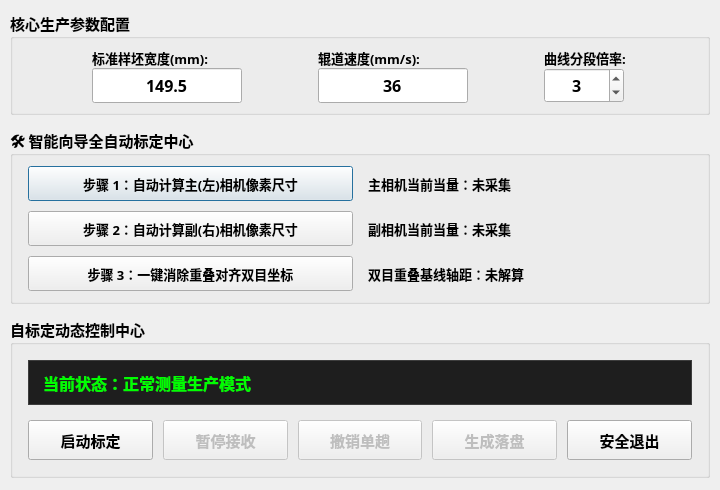
<?xml version="1.0" encoding="UTF-8"?>
<ui version="4.0">
 <class>DlgCalibration</class>
 <widget class="QDialog" name="DlgCalibration">
  <property name="geometry">
   <rect>
    <x>0</x>
    <y>0</y>
    <width>720</width>
    <height>490</height> </rect>
  </property>
  <property name="sizePolicy">
   <sizepolicy hsizetype="Fixed" vsizetype="Fixed">
    <horstretch>0</horstretch>
    <verstretch>0</verstretch>
   </sizepolicy>
  </property>
  <property name="minimumSize">
   <size>
    <width>720</width>
    <height>490</height>
   </size>
  </property>
  <property name="maximumSize">
   <size>
    <width>720</width>
    <height>490</height>
   </size>
  </property>
  <property name="windowTitle">
   <string>标准样坯在线自标定管理系统</string>
  </property>
  <layout class="QVBoxLayout" name="verticalLayout">
   <property name="spacing">
    <number>12</number>
   </property>
   <property name="leftMargin">
    <number>10</number> </property>
   <property name="topMargin">
    <number>10</number>
   </property>
   <property name="rightMargin">
    <number>10</number>
   </property>
   <property name="bottomMargin">
    <number>10</number>
   </property>

   <item>
    <widget class="QGroupBox" name="groupBox_params">
     <property name="sizePolicy">
      <sizepolicy hsizetype="Preferred" vsizetype="Fixed">
       <horstretch>0</horstretch>
       <verstretch>0</verstretch>
      </sizepolicy>
     </property>
     <property name="font">
      <font>
       <family>Alibaba PuHuiTi</family>
       <pointsize>11</pointsize>
       <weight>75</weight>
       <bold>true</bold>
      </font>
     </property>
     <property name="title">
      <string>核心生产参数配置</string>
     </property>
     <layout class="QHBoxLayout" name="horizontalLayout">
      <item>
       <layout class="QVBoxLayout" name="vLayout_width">
        <property name="spacing">
         <number>0</number>
        </property>
        <item>
         <widget class="QLabel" name="label_2">
          <property name="font">
           <font>
            <family>Alibaba PuHuiTi</family>
            <pointsize>10</pointsize>
            <weight>75</weight>
            <bold>true</bold>
           </font>
          </property>
          <property name="text">
           <string>标准样坯宽度(mm):</string>
          </property>
          <property name="alignment">
           <set>Qt::AlignLeading|Qt::AlignLeft|Qt::AlignVCenter</set>
          </property>
         </widget>
        </item>
        <item>
         <widget class="QLineEdit" name="lineEdit_calibWidth">
          <property name="sizePolicy">
           <sizepolicy hsizetype="Fixed" vsizetype="Fixed">
            <horstretch>0</horstretch>
            <verstretch>0</verstretch>
           </sizepolicy>
          </property>
          <property name="minimumSize">
           <size>
            <width>150</width>
            <height>35</height>
           </size>
          </property>
          <property name="maximumSize">
           <size>
            <width>150</width>
            <height>35</height>
           </size>
          </property>
          <property name="font">
           <font>
            <family>Alibaba PuHuiTi</family>
            <pointsize>12</pointsize>
            <weight>75</weight>
            <bold>true</bold>
           </font>
          </property>
          <property name="text">
           <string>149.5</string>
          </property>
          <property name="alignment">
           <set>Qt::AlignCenter</set>
          </property>
         </widget>
        </item>
       </layout>
      </item>
      <item>
       <layout class="QVBoxLayout" name="vLayout_speed">
        <property name="spacing">
         <number>0</number>
        </property>
        <item>
         <widget class="QLabel" name="label">
          <property name="font">
           <font>
            <family>Alibaba PuHuiTi</family>
            <pointsize>10</pointsize>
            <weight>75</weight>
            <bold>true</bold>
           </font>
          </property>
          <property name="text">
           <string>辊道速度(mm/s):</string>
          </property>
         </widget>
        </item>
        <item>
         <widget class="QLineEdit" name="lineEdit">
          <property name="sizePolicy">
           <sizepolicy hsizetype="Fixed" vsizetype="Fixed">
            <horstretch>0</horstretch>
            <verstretch>0</verstretch>
           </sizepolicy>
          </property>
          <property name="minimumSize">
           <size>
            <width>150</width>
            <height>35</height>
           </size>
          </property>
          <property name="maximumSize">
           <size>
            <width>150</width>
            <height>35</height>
           </size>
          </property>
          <property name="font">
           <font>
            <family>Alibaba PuHuiTi</family>
            <pointsize>12</pointsize>
            <weight>75</weight>
            <bold>true</bold>
           </font>
          </property>
          <property name="text">
           <string>36</string>
          </property>
          <property name="alignment">
           <set>Qt::AlignCenter</set>
          </property>
         </widget>
        </item>
       </layout>
      </item>
      <item>
       <layout class="QVBoxLayout" name="vLayout_beilv">
        <property name="spacing">
         <number>0</number>
        </property>
        <item>
         <widget class="QLabel" name="label_3">
          <property name="font">
           <font>
            <family>Alibaba PuHuiTi</family>
            <pointsize>10</pointsize>
            <weight>75</weight>
            <bold>true</bold>
           </font>
          </property>
          <property name="text">
           <string>曲线分段倍率:</string>
          </property>
         </widget>
        </item>
        <item>
         <widget class="QSpinBox" name="spinSegment">
          <property name="sizePolicy">
           <sizepolicy hsizetype="Fixed" vsizetype="Fixed">
            <horstretch>0</horstretch>
            <verstretch>0</verstretch>
           </sizepolicy>
          </property>
          <property name="minimumSize">
           <size>
            <width>80</width>
            <height>35</height>
           </size>
          </property>
          <property name="maximumSize">
           <size>
            <width>80</width>
            <height>35</height>
           </size>
          </property>
          <property name="font">
           <font>
            <family>Alibaba PuHuiTi</family>
            <pointsize>12</pointsize>
            <weight>75</weight>
            <bold>true</bold>
           </font>
          </property>
          <property name="alignment">
           <set>Qt::AlignCenter</set>
          </property>
          <property name="minimum">
           <number>1</number>
          </property>
          <property name="maximum">
           <number>5</number>
          </property>
          <property name="value">
           <number>3</number>
          </property>
         </widget>
        </item>
       </layout>
      </item>
     </layout>
    </widget>
   </item>

   <item>
    <widget class="QGroupBox" name="groupBox_autoWizard">
     <property name="sizePolicy">
      <sizepolicy hsizetype="Preferred" vsizetype="Fixed">
       <horstretch>0</horstretch>
       <verstretch>0</verstretch>
      </sizepolicy>
     </property>
     <property name="font">
      <font>
       <family>Alibaba PuHuiTi</family>
       <pointsize>11</pointsize>
       <weight>75</weight>
       <bold>true</bold>
      </font>
     </property>
     <property name="title">
      <string>🛠️ 智能向导全自动标定中心</string>
     </property>
     <layout class="QGridLayout" name="gridLayout_wizard">
      <property name="leftMargin"><number>15</number></property>
      <property name="topMargin"><number>10</number></property>
      <property name="rightMargin"><number>15</number></property>
      <property name="bottomMargin"><number>10</number></property>
      <property name="verticalSpacing"><number>10</number></property>
      <property name="horizontalSpacing"><number>15</number></property>
      <item row="0" column="0">
       <widget class="QPushButton" name="btn_autoMasterPixel">
        <property name="minimumSize"><size><width>280</width><height>35</height></size></property>
        <property name="font"><font><family>Alibaba PuHuiTi</family><pointsize>10</pointsize></font></property>
        <property name="text"><string>步骤 1：自动计算主(左)相机像素尺寸</string></property>
       </widget>
      </item>
      <item row="0" column="1">
       <widget class="QLabel" name="lbl_masterPixelRes">
        <property name="font"><font><family>Alibaba PuHuiTi</family><pointsize>10</pointsize><bold>true</bold></font></property>
        <property name="text"><string>主相机当前当量：未采集</string></property>
       </widget>
      </item>
      <item row="1" column="0">
       <widget class="QPushButton" name="btn_autoSlavePixel">
        <property name="minimumSize"><size><width>280</width><height>35</height></size></property>
        <property name="font"><font><family>Alibaba PuHuiTi</family><pointsize>10</pointsize></font></property>
        <property name="text"><string>步骤 2：自动计算副(右)相机像素尺寸</string></property>
       </widget>
      </item>
      <item row="1" column="1">
       <widget class="QLabel" name="lbl_slavePixelRes">
        <property name="font"><font><family>Alibaba PuHuiTi</family><pointsize>10</pointsize><bold>true</bold></font></property>
        <property name="text"><string>副相机当前当量：未采集</string></property>
       </widget>
      </item>
      <item row="2" column="0">
       <widget class="QPushButton" name="btn_autoBaseline">
        <property name="minimumSize"><size><width>280</width><height>35</height></size></property>
        <property name="font"><font><family>Alibaba PuHuiTi</family><pointsize>10</pointsize><bold>true</bold></font></property>
        <property name="text"><string>步骤 3：一键消除重叠对齐双目坐标</string></property>
       </widget>
      </item>
      <item row="2" column="1">
       <widget class="QLabel" name="lbl_baselineRes">
        <property name="font"><font><family>Alibaba PuHuiTi</family><pointsize>10</pointsize><bold>true</bold></font></property>
        <property name="text"><string>双目重叠基线轴距：未解算</string></property>
       </widget>
      </item>
     </layout>
    </widget>
   </item>

   <item>
    <widget class="QGroupBox" name="groupBox_calib">
     <property name="sizePolicy">
      <sizepolicy hsizetype="Preferred" vsizetype="Fixed">
       <horstretch>0</horstretch>
       <verstretch>0</verstretch>
      </sizepolicy>
     </property>
     <property name="font">
      <font>
       <family>Alibaba PuHuiTi</family>
       <pointsize>11</pointsize>
       <weight>75</weight>
       <bold>true</bold>
      </font>
     </property>
     <property name="title">
      <string>自标定动态控制中心</string>
     </property>
     <layout class="QVBoxLayout" name="verticalLayout_2">
      <property name="spacing">
       <number>15</number>
      </property>
      <property name="leftMargin">
       <number>15</number>
      </property>
      <property name="topMargin">
       <number>15</number>
      </property>
      <property name="rightMargin">
       <number>15</number>
      </property>
      <property name="bottomMargin">
       <number>15</number>
      </property>
      <item>
       <widget class="QLabel" name="lbl_calibStatus">
        <property name="sizePolicy">
         <sizepolicy hsizetype="Preferred" vsizetype="Fixed">
          <horstretch>0</horstretch>
          <verstretch>0</verstretch>
         </sizepolicy>
        </property>
        <property name="minimumSize">
         <size>
          <width>0</width>
          <height>45</height>
         </size>
        </property>
        <property name="font">
         <font>
          <family>Alibaba PuHuiTi</family>
          <pointsize>12</pointsize>
          <weight>75</weight>
          <bold>true</bold>
         </font>
        </property>
        <property name="styleSheet">
         <string notr="true">QLabel { background-color: #1e1e1e; color: #00ff00; border: 1px solid #3d3d3d; padding-left: 10px; }</string>
        </property>
        <property name="text">
         <string>当前状态：正常测量生产模式</string>
        </property>
        <property name="alignment">
         <set>Qt::AlignLeading|Qt::AlignLeft|Qt::AlignVCenter</set>
        </property>
       </widget>
      </item>
      <item>
       <layout class="QHBoxLayout" name="horizontalLayout_14">
        <property name="spacing">
         <number>10</number>
        </property>
        <item>
         <widget class="QPushButton" name="btn_startCalib">
          <property name="minimumSize">
           <size>
            <width>0</width>
            <height>40</height>
           </size>
          </property>
          <property name="font">
           <font>
            <family>Alibaba PuHuiTi</family>
            <pointsize>11</pointsize>
            <weight>75</weight>
            <bold>true</bold>
           </font>
          </property>
          <property name="text">
           <string>启动标定</string>
          </property>
         </widget>
        </item>
        <item>
         <widget class="QPushButton" name="btn_pauseCalib">
          <property name="enabled">
           <bool>false</bool>
          </property>
          <property name="minimumSize">
           <size>
            <width>0</width>
            <height>40</height>
           </size>
          </property>
          <property name="font">
           <font>
            <family>Alibaba PuHuiTi</family>
            <pointsize>11</pointsize>
            <weight>75</weight>
            <bold>true</bold>
           </font>
          </property>
          <property name="text">
           <string>暂停接收</string>
          </property>
         </widget>
        </item>
        <item>
         <widget class="QPushButton" name="btn_removeLastPass">
          <property name="enabled">
           <bool>false</bool>
          </property>
          <property name="minimumSize">
           <size>
            <width>0</width>
            <height>40</height>
           </size>
          </property>
          <property name="font">
           <font>
            <family>Alibaba PuHuiTi</family>
            <pointsize>11</pointsize>
            <weight>75</weight>
            <bold>true</bold>
           </font>
          </property>
          <property name="text">
           <string>撤销单趟</string>
          </property>
         </widget>
        </item>
        <item>
         <widget class="QPushButton" name="btn_executeCalib">
          <property name="enabled">
           <bool>false</bool>
          </property>
          <property name="minimumSize">
           <size>
            <width>0</width>
            <height>40</height>
           </size>
          </property>
          <property name="font">
           <font>
            <family>Alibaba PuHuiTi</family>
            <pointsize>11</pointsize>
            <weight>75</weight>
            <bold>true</bold>
           </font>
          </property>
          <property name="text">
           <string>生成落盘</string>
          </property>
         </widget>
        </item>
        <item>
         <widget class="QPushButton" name="btn_cancelCalib">
          <property name="minimumSize">
           <size>
            <width>0</width>
            <height>40</height>
           </size>
          </property>
          <property name="font">
           <font>
            <family>Alibaba PuHuiTi</family>
            <pointsize>11</pointsize>
            <weight>75</weight>
            <bold>true</bold>
           </font>
          </property>
          <property name="text">
           <string>安全退出</string>
          </property>
         </widget>
        </item>
       </layout>
      </item>
     </layout>
    </widget>
   </item>
  </layout>
 </widget>
 <resources/>
 <connections/>
</ui>
